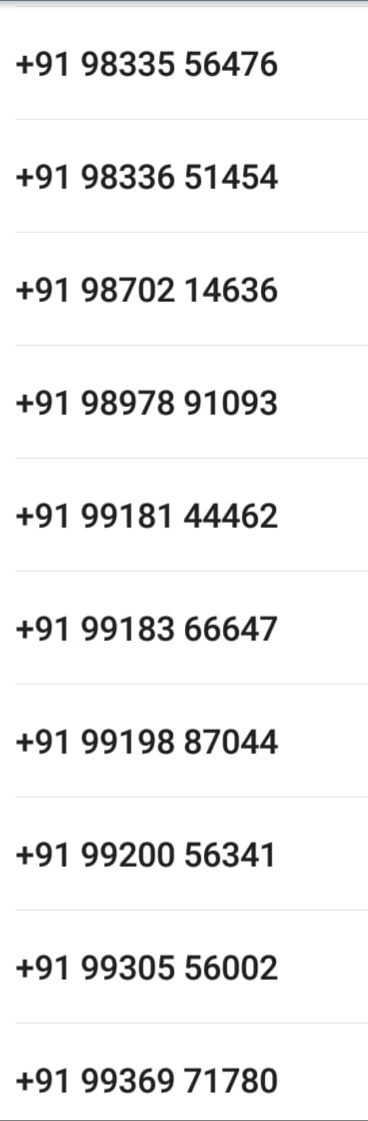
#> input picture 20200608_001115.jpg, 368 x 1121 px; its folder holds only this picture in this run
$ python main.py
#> lines starting #> are read from the running program, lines starting #| are printed output that depends on the picture
import pytesseract
import  numpy as np
import cv2
import os
from PIL import Image

pics=[]
for items in os.listdir():
	if items == "main.py":
		pass
	else:
		pics.append(items)
pytesseract.pytesseract.tesseract_cmd='C:\\Program Files\\Tesseract-OCR\\tesseract.exe'


try:
	f= open("contact.txt","w+")
	for i in pics:
	    image=i

	    img = cv2.imread(image)
#> img is the input picture: shape (1121, 368, 3); mean B, G, R 241.2, 241.2, 241.2
	    img = cv2.resize(img, None, fx=1.5, fy=1.5, interpolation=cv2.INTER_CUBIC)
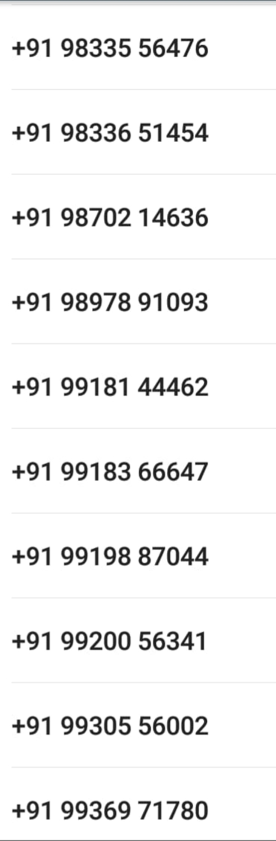
#> img: shape (1682, 552, 3) (shown at 1/2 size); mean B, G, R 241.1, 241.1, 241.1
	    kernel = np.ones((1, 1), np.uint8)
	    img = cv2.dilate(img, kernel, iterations=1)
	    img = cv2.erode(img, kernel, iterations=1)
	    new_image = 'edited' + '_' + image
	    cv2.imwrite(new_image, img)
	    read = pytesseract.image_to_string(new_image)
	    text=str(read)
	    # print(text)
	    f.write(text)
	f.close()


except Exception as e:
    print('please provide proper name of the image')
    print(e)
List=[]
with open("contact.txt") as f:
	content=f.readlines()
for i in content:
	if i == "\n" or i == " \n" or i == "\x0c":
		pass
	else:
		List.append(i)

last=[]
for i in List:
	last.append(i.replace(" ","").replace("♀","").replace("\x0c",""))

Finished=[]
a=1
for i in last:
	if a==91:
		pass
	else:
		Finished.append(i)
	a +=1


Danny=[]
for i in Finished:
	Danny.append(i.replace("-",""))


f= open("new_contact.vcf","w+")
d=1
for i in Danny:
	f.write(f"BEGIN:VCARD\nVERSION:2.1\nN:{d};Contact {d};;;\nFN:Contact {d}\nTEL;CELL:{i}END:VCARD\n") #formate of vcf contats
	d +=1
